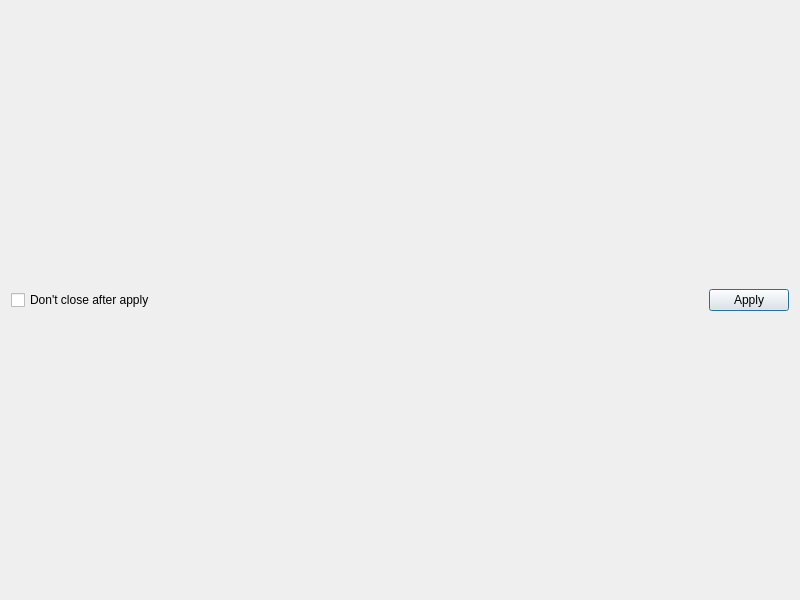
<?xml version="1.0" encoding="UTF-8"?>
<ui version="4.0">
 <class>HTMLSettings</class>
 <widget class="QDialog" name="HTMLSettings">
  <property name="geometry">
   <rect>
    <x>0</x>
    <y>0</y>
    <width>800</width>
    <height>600</height>
   </rect>
  </property>
  <property name="windowTitle">
   <string>HTML Plugin settings</string>
  </property>
  <layout class="QGridLayout" name="gridLayout">
   <item row="0" column="0">
    <layout class="QVBoxLayout" name="verticalLayout"/>
   </item>
   <item row="1" column="0">
    <layout class="QHBoxLayout" name="horizontalLayout">
     <item>
      <widget class="QCheckBox" name="chkDontClose">
       <property name="text">
        <string>Don't close after apply</string>
       </property>
      </widget>
     </item>
     <item>
      <spacer name="horizontalSpacer">
       <property name="orientation">
        <enum>Qt::Horizontal</enum>
       </property>
       <property name="sizeHint" stdset="0">
        <size>
         <width>40</width>
         <height>20</height>
        </size>
       </property>
      </spacer>
     </item>
     <item>
      <widget class="QPushButton" name="btnApply">
       <property name="text">
        <string>Apply</string>
       </property>
      </widget>
     </item>
    </layout>
   </item>
  </layout>
 </widget>
 <resources/>
 <connections/>
</ui>
